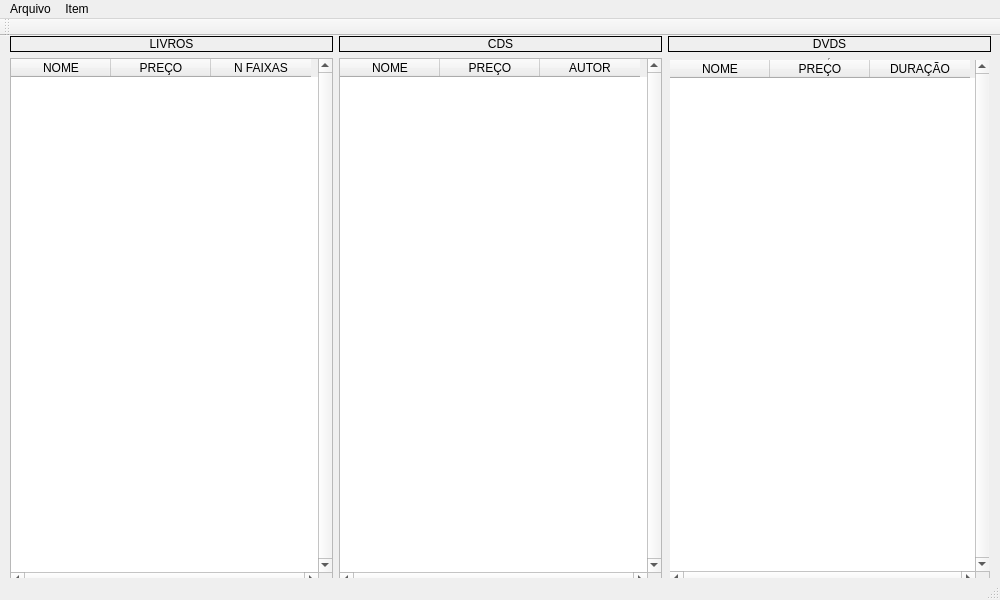
<?xml version="1.0" encoding="UTF-8"?>
<ui version="4.0">
 <class>MainLoja</class>
 <widget class="QMainWindow" name="MainLoja">
  <property name="geometry">
   <rect>
    <x>0</x>
    <y>0</y>
    <width>1000</width>
    <height>600</height>
   </rect>
  </property>
  <property name="windowTitle">
   <string>Estoque em Loja</string>
  </property>
  <widget class="QWidget" name="centralwidget">
   <widget class="QWidget" name="layoutWidget">
    <property name="geometry">
     <rect>
      <x>10</x>
      <y>0</y>
      <width>981</width>
      <height>551</height>
     </rect>
    </property>
    <layout class="QHBoxLayout" name="horizontalLayout">
     <item>
      <layout class="QVBoxLayout" name="verticalLayout_2">
       <item>
        <widget class="QLabel" name="LL">
         <property name="styleSheet">
          <string notr="true">lightgray</string>
         </property>
         <property name="frameShape">
          <enum>QFrame::Box</enum>
         </property>
         <property name="text">
          <string>LIVROS</string>
         </property>
         <property name="alignment">
          <set>Qt::AlignCenter</set>
         </property>
        </widget>
       </item>
       <item>
        <widget class="QTableWidget" name="WL">
         <property name="verticalScrollBarPolicy">
          <enum>Qt::ScrollBarAlwaysOn</enum>
         </property>
         <property name="horizontalScrollBarPolicy">
          <enum>Qt::ScrollBarAlwaysOn</enum>
         </property>
         <property name="tabKeyNavigation">
          <bool>false</bool>
         </property>
         <property name="selectionMode">
          <enum>QAbstractItemView::SingleSelection</enum>
         </property>
         <property name="selectionBehavior">
          <enum>QAbstractItemView::SelectRows</enum>
         </property>
         <attribute name="verticalHeaderVisible">
          <bool>false</bool>
         </attribute>
         <column>
          <property name="text">
           <string>NOME</string>
          </property>
          <property name="background">
           <color>
            <red>211</red>
            <green>211</green>
            <blue>211</blue>
           </color>
          </property>
         </column>
         <column>
          <property name="text">
           <string>PREÇO</string>
          </property>
          <property name="background">
           <color>
            <red>211</red>
            <green>211</green>
            <blue>211</blue>
           </color>
          </property>
         </column>
         <column>
          <property name="text">
           <string>N FAIXAS</string>
          </property>
          <property name="background">
           <color>
            <red>211</red>
            <green>211</green>
            <blue>211</blue>
           </color>
          </property>
         </column>
        </widget>
       </item>
      </layout>
     </item>
     <item>
      <layout class="QVBoxLayout" name="verticalLayout">
       <item>
        <widget class="QLabel" name="LCD">
         <property name="styleSheet">
          <string notr="true">lightgray</string>
         </property>
         <property name="frameShape">
          <enum>QFrame::Box</enum>
         </property>
         <property name="text">
          <string>CDS</string>
         </property>
         <property name="alignment">
          <set>Qt::AlignCenter</set>
         </property>
        </widget>
       </item>
       <item>
        <widget class="QTableWidget" name="WCD">
         <property name="verticalScrollBarPolicy">
          <enum>Qt::ScrollBarAlwaysOn</enum>
         </property>
         <property name="horizontalScrollBarPolicy">
          <enum>Qt::ScrollBarAlwaysOn</enum>
         </property>
         <property name="tabKeyNavigation">
          <bool>false</bool>
         </property>
         <property name="selectionMode">
          <enum>QAbstractItemView::SingleSelection</enum>
         </property>
         <property name="selectionBehavior">
          <enum>QAbstractItemView::SelectRows</enum>
         </property>
         <attribute name="verticalHeaderVisible">
          <bool>false</bool>
         </attribute>
         <column>
          <property name="text">
           <string>NOME</string>
          </property>
          <property name="background">
           <color>
            <red>211</red>
            <green>211</green>
            <blue>211</blue>
           </color>
          </property>
         </column>
         <column>
          <property name="text">
           <string>PREÇO</string>
          </property>
          <property name="background">
           <color>
            <red>211</red>
            <green>211</green>
            <blue>211</blue>
           </color>
          </property>
         </column>
         <column>
          <property name="text">
           <string>AUTOR</string>
          </property>
          <property name="background">
           <color>
            <red>211</red>
            <green>211</green>
            <blue>211</blue>
           </color>
          </property>
         </column>
        </widget>
       </item>
      </layout>
     </item>
     <item>
      <layout class="QVBoxLayout" name="verticalLayout_3">
       <item>
        <widget class="QLabel" name="LDVD">
         <property name="styleSheet">
          <string notr="true">lightgray</string>
         </property>
         <property name="frameShape">
          <enum>QFrame::Box</enum>
         </property>
         <property name="text">
          <string>DVDS</string>
         </property>
         <property name="alignment">
          <set>Qt::AlignCenter</set>
         </property>
        </widget>
       </item>
       <item>
        <widget class="QTableWidget" name="WDVD">
         <property name="frameShape">
          <enum>QFrame::VLine</enum>
         </property>
         <property name="verticalScrollBarPolicy">
          <enum>Qt::ScrollBarAlwaysOn</enum>
         </property>
         <property name="horizontalScrollBarPolicy">
          <enum>Qt::ScrollBarAlwaysOn</enum>
         </property>
         <property name="tabKeyNavigation">
          <bool>false</bool>
         </property>
         <property name="selectionMode">
          <enum>QAbstractItemView::SingleSelection</enum>
         </property>
         <property name="selectionBehavior">
          <enum>QAbstractItemView::SelectRows</enum>
         </property>
         <attribute name="verticalHeaderVisible">
          <bool>false</bool>
         </attribute>
         <column>
          <property name="text">
           <string>NOME</string>
          </property>
          <property name="background">
           <color>
            <red>211</red>
            <green>211</green>
            <blue>211</blue>
           </color>
          </property>
         </column>
         <column>
          <property name="text">
           <string>PREÇO</string>
          </property>
          <property name="background">
           <color>
            <red>211</red>
            <green>211</green>
            <blue>211</blue>
           </color>
          </property>
         </column>
         <column>
          <property name="text">
           <string>DURAÇÃO</string>
          </property>
          <property name="background">
           <color>
            <red>211</red>
            <green>211</green>
            <blue>211</blue>
           </color>
          </property>
         </column>
        </widget>
       </item>
      </layout>
     </item>
    </layout>
   </widget>
  </widget>
  <widget class="QMenuBar" name="menubar">
   <property name="geometry">
    <rect>
     <x>0</x>
     <y>0</y>
     <width>1000</width>
     <height>21</height>
    </rect>
   </property>
   <widget class="QMenu" name="menuArquivo">
    <property name="title">
     <string>Arquivo</string>
    </property>
    <addaction name="actionLer"/>
    <addaction name="separator"/>
    <addaction name="actionSalvar"/>
    <addaction name="separator"/>
    <addaction name="actionSair"/>
   </widget>
   <widget class="QMenu" name="menuItem">
    <property name="title">
     <string>Item</string>
    </property>
    <addaction name="actionIncluir_Livro"/>
    <addaction name="separator"/>
    <addaction name="actionIncluir_CD"/>
    <addaction name="separator"/>
    <addaction name="actionIncluir_DVD"/>
   </widget>
   <addaction name="menuArquivo"/>
   <addaction name="menuItem"/>
  </widget>
  <widget class="QStatusBar" name="statusbar"/>
  <widget class="QToolBar" name="toolBar">
   <property name="windowTitle">
    <string>toolBar</string>
   </property>
   <attribute name="toolBarArea">
    <enum>TopToolBarArea</enum>
   </attribute>
   <attribute name="toolBarBreak">
    <bool>false</bool>
   </attribute>
  </widget>
  <action name="actionLer">
   <property name="text">
    <string>Ler</string>
   </property>
  </action>
  <action name="actionSalvar">
   <property name="text">
    <string>Salvar</string>
   </property>
  </action>
  <action name="actionSair">
   <property name="text">
    <string>Sair</string>
   </property>
  </action>
  <action name="actionIncluir_Livro">
   <property name="text">
    <string>Incluir Livro</string>
   </property>
  </action>
  <action name="actionIncluir_CD">
   <property name="text">
    <string>Incluir CD</string>
   </property>
  </action>
  <action name="actionIncluir_DVD">
   <property name="text">
    <string>Incluir DVD</string>
   </property>
  </action>
 </widget>
 <resources/>
 <connections/>
</ui>
